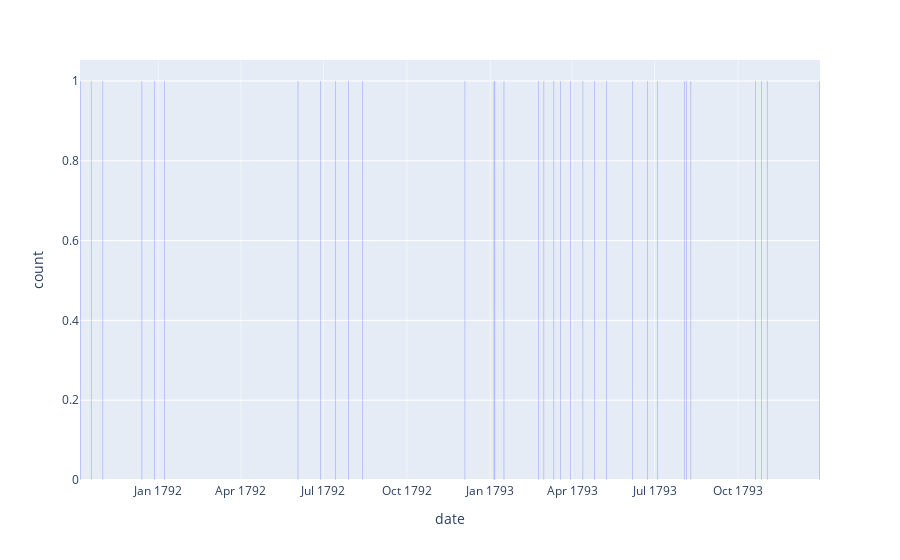

Notebook source saved alongside this figure:
### Markdown cell above
### En commencant en 1791

### Code cell
liste_date_dataframe2 = liste_date_dataframe[liste_date_dataframe['dates'] >= '1791-10-01']
Assemblee_dayoff = pd.date_range(
  start="1791-10-01", end="1794-01-01").difference(liste_date_dataframe2.index)
nbre_jours = pd.date_range(
start="1791-10-01", end="1794-01-01")

Assemblee_dayoff = pd.DataFrame(Assemblee_dayoff)
Assemblee_dayoff['date'] = Assemblee_dayoff
Assemblee_dayoff.drop(0, axis=1, inplace=True)
Assemblee_dayoff["date"] = pd.to_datetime(Assemblee_dayoff["date"])
Assemblee_dayoff['weekday'] = Assemblee_dayoff['date'].dt.day_name()

fig = px.histogram(Assemblee_dayoff, x="date", nbins=1827)
fig.update_layout(bargap=0.3)
fig.update_xaxes(showline=True, gridwidth=0.5, gridcolor='White')
fig.update_xaxes(dtick="M3")
fig.show()

### Figure 1 — Plotly figure (JSON) as saved in the notebook; plotly's stock layout.template omitted (floating-point values rounded to 4 significant figures)
{"data": [{"alignmentgroup": "True", "bingroup": "x", "hovertemplate": "date=%{x}<br>count=%{y}<extra></extra>", "legendgroup": "", "marker": {"color": "#636efa", "pattern": {"shape": ""}}, "name": "", "nbinsx": 1827, "offsetgroup": "", "orientation": "v", "showlegend": false, "type": "histogram", "x": ["1791-10-07T00:00:00", "1791-10-19T00:00:00", "1791-11-01T00:00:00", "1791-12-14T00:00:00", "1791-12-28T00:00:00", "1792-01-08T00:00:00", "1792-06-03T00:00:00", "1792-06-28T00:00:00", "1792-07-14T00:00:00", "1792-07-29T00:00:00", "1792-08-13T00:00:00", "1792-12-04T00:00:00", "1793-01-05T00:00:00", "1793-01-06T00:00:00", "1793-01-16T00:00:00", "1793-02-23T00:00:00", "1793-03-01T00:00:00", "1793-03-12T00:00:00", "1793-03-19T00:00:00", "1793-03-30T00:00:00", "1793-04-13T00:00:00", "1793-04-26T00:00:00", "1793-05-09T00:00:00", "1793-06-07T00:00:00", "1793-06-23T00:00:00", "1793-07-04T00:00:00", "1793-08-03T00:00:00", "1793-08-05T00:00:00", "1793-08-10T00:00:00", "1793-10-20T00:00:00", "1793-10-27T00:00:00", "1793-11-02T00:00:00", "1793-12-30T00:00:00"], "xaxis": "x", "yaxis": "y"}], "layout": {"bargap": 0.3, "barmode": "relative", "legend": {"tracegroupgap": 0}, "margin": {"t": 60}, "xaxis": {"anchor": "y", "domain": [0, 1], "dtick": "M3", "gridcolor": "White", "gridwidth": 0.5, "showline": true, "title": {"text": "date"}}, "yaxis": {"anchor": "x", "domain": [0, 1], "title": {"text": "count"}}}}
